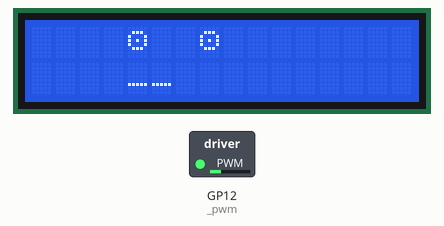
Recording of a program running on a simulated Raspberry Pi Pico running MicroPython. Shown: 16×2 character LCD, switched loads named in the program (green lamp = pin HIGH). Pins used as bus, display or sensor lines are not drawn.

Above: at 0.2 s.
At 1.69 s:
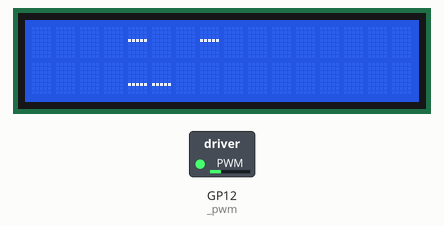
At 2.75 s:
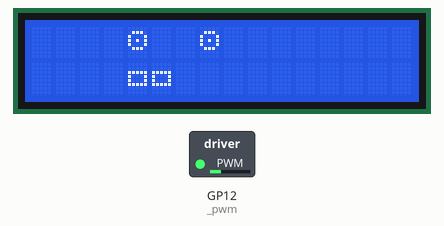
At 4.0 s:
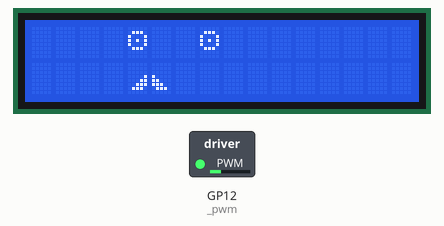

The program:

lcd_robot.py
```python
# -*- coding: utf-8 -*-
# Raspberry Pi Pico + 16x2 LCD(HD44780互換) 4bit直結
# 文字は出さず、カスタム文字だけで「動く顔」を表示する
#
# 配線:
#   LCD1 VSS->GND, LCD2 VDD->5V(VBUS)
#   LCD3 V0 <- RC出力 (GP12 --10kΩ--> V0, V0 --0.1µF(〜1µF可)--> GND)
#   LCD4 RS->GP2, LCD5 RW->GND, LCD6 E->GP3
#   LCD11 D4->GP6, LCD12 D5->GP7, LCD13 D6->GP8, LCD14 D7->GP9
#   LCD15 A->5V(必要なら100〜220Ω直列), LCD16 K->GND
#
# 注意:
#  - Picoは3.3Vロジック。RWを必ずGND固定にしてPicoへ5Vを戻さない。
#  - 4bitのビット割り当ては bit0->D4, bit1->D5, bit2->D6, bit3->D7。
#  - 文字列は一切表示しない（スペース以外のASCIIは送らない）。

from machine import Pin, PWM
import time

# ===== 調整用パラメータ =====
# 45% -> おおよそ0.9V。顔が薄い場合は60%まで段階的に上げる。
CONTRAST_PERCENT_DEFAULT = 45
CONTRAST_PERCENT_MAX = 60
PWM_FREQ_HZ = 100_000

# LCDピン割り当て（要求: GP13/14/15は使わない）
LCD_RS = 2
LCD_E  = 3
LCD_D4 = 6
LCD_D5 = 7
LCD_D6 = 8
LCD_D7 = 9
CONTRAST_PWM_PIN = 12

# 顔の表示位置（左目の開始カラム）
FACE_COL = 4         # 0..15
FACE_ROW_TOP = 0     # 目の行(上段)

# ===== HD44780 4bitドライバ =====
class HD44780:
    def __init__(self, rs, e, d4, d5, d6, d7, cols=16, rows=2):
        self.rs = rs if isinstance(rs, Pin) else Pin(rs, Pin.OUT)
        self.e  = e  if isinstance(e,  Pin) else Pin(e,  Pin.OUT)
        self.data = [
            d4 if isinstance(d4, Pin) else Pin(d4, Pin.OUT),  # D4
            d5 if isinstance(d5, Pin) else Pin(d5, Pin.OUT),  # D5
            d6 if isinstance(d6, Pin) else Pin(d6, Pin.OUT),  # D6
            d7 if isinstance(d7, Pin) else Pin(d7, Pin.OUT),  # D7
        ]
        for p in [self.rs, self.e] + self.data:
            p.init(Pin.OUT); p.value(0)
        self.cols = cols
        self.rows = rows
        self._row_offsets = [0x00, 0x40, 0x00 + cols, 0x40 + cols]
        self._init_lcd()

    @staticmethod
    def _delay_us(us): time.sleep_us(us)

    def _pulse_enable(self):
        self.e.value(0); self._delay_us(1)
        self.e.value(1); self._delay_us(1)   # >450ns
        self.e.value(0); self._delay_us(50)

    def _write4bits(self, nibble):
        # bit0->D4, bit1->D5, bit2->D6, bit3->D7
        for i, p in enumerate(self.data):
            p.value((nibble >> i) & 0x01)
        self._pulse_enable()

    def _send(self, value, rs_mode):
        self.rs.value(1 if rs_mode else 0)
        self._write4bits((value >> 4) & 0x0F)  # 上位4bit
        self._write4bits(value & 0x0F)         # 下位4bit

    def command(self, cmd): self._send(cmd, 0)
    def write(self, val):   self._send(val, 1)

    def clear(self): self.command(0x01); time.sleep_ms(2)
    def home(self):  self.command(0x02); time.sleep_ms(2)

    def set_cursor(self, col, row):
        if row >= self.rows: row = self.rows - 1
        addr = 0x80 | (col + self._row_offsets[row])
        self.command(addr)

    def display_on(self, on=True, cursor=False, blink=False):
        ctrl = 0x08 | (0x04 if on else 0) | (0x02 if cursor else 0) | (0x01 if blink else 0)
        self.command(ctrl)

    def create_char(self, location, bitmap5x8):
        """location: 0..7, bitmap5x8: 8行ぶんの5bit値(下位5bit使用)"""
        location &= 0x07
        self.command(0x40 | (location << 3))  # CGRAM
        for row in range(8):
            self.write(bitmap5x8[row] & 0x1F)
        self.set_cursor(0, 0)  # DDRAMへ戻す

    def _init_lcd(self):
        time.sleep_ms(50)
        self.rs.value(0); self.e.value(0)
        # 4bitへ
        self._write4bits(0x03); time.sleep_ms(5)
        self._write4bits(0x03); self._delay_us(150)
        self._write4bits(0x03); self._delay_us(150)
        self._write4bits(0x02)
        # Function set: 4bit, 2line, 5x8
        self.command(0x28)
        self.command(0x08)   # display off
        self.clear()
        self.command(0x06)   # entry mode
        self.display_on(True, False, False)

# ===== コントラスト(PWM) =====
_pwm = PWM(Pin(CONTRAST_PWM_PIN))
_pwm.freq(PWM_FREQ_HZ)
def set_contrast_percent(percent):
    if percent < 0: percent = 0
    if percent > 100: percent = 100
    max_percent = float(CONTRAST_PERCENT_MAX)
    duty = int((percent * max_percent / 100.0) * 65535.0 / 100.0)
    _pwm.duty_u16(duty)

# ===== 顔アニメ（カスタム文字のみ）=====
def _row(bits):
    if isinstance(bits, str):
        bits = bits.replace('.', '0').replace('#', '1')
        return int(bits[:5], 2) & 0x1F
    return int(bits) & 0x1F

def eye_open(pupil="center"):
    base = [
        _row("00000"),
        _row("01110"),
        _row("10001"),
        _row("10001"),
        _row("10001"),
        _row("01110"),
        _row("00000"),
        _row("00000"),
    ]
    if pupil == "left":   base[3] |= _row("00010")
    elif pupil == "right":base[3] |= _row("01000")
    else:                 base[3] |= _row("00100")
    return base

def eye_closed():
    return [
        _row("00000"),
        _row("00000"),
        _row("00000"),
        _row("11111"),
        _row("00000"),
        _row("00000"),
        _row("00000"),
        _row("00000"),
    ]

def mouth_neutral_left():
    return [
        _row("00000"),
        _row("00000"),
        _row("00000"),
        _row("00000"),
        _row("00000"),
        _row("11111"),
        _row("00000"),
        _row("00000"),
    ]

def mouth_neutral_right(): return mouth_neutral_left()

def mouth_open_left():
    return [
        _row("00000"),
        _row("00000"),
        _row("11111"),
        _row("10001"),
        _row("10001"),
        _row("11111"),
        _row("00000"),
        _row("00000"),
    ]

def mouth_open_right(): return mouth_open_left()

def mouth_smile_left():
    return [
        _row("00000"),
        _row("00000"),
        _row("00000"),
        _row("00001"),
        _row("00011"),
        _row("00111"),
        _row("01110"),
        _row("00000"),
    ]

def mouth_smile_right():
    return [
        _row("00000"),
        _row("00000"),
        _row("00000"),
        _row("10000"),
        _row("11000"),
        _row("11100"),
        _row("01110"),
        _row("00000"),
    ]

class FaceAnimator:
    # CGRAMスロット
    EYE_L, EYE_R, MOUTH_L, MOUTH_R = 0, 1, 2, 3

    def __init__(self, lcd, col=FACE_COL, row_top=FACE_ROW_TOP):
        self.lcd = lcd
        self.col = col
        self.row_top = row_top
        self.row_bottom = row_top + 1
        self._init_slots()
        self._draw_face()

    def _init_slots(self):
        self.lcd.create_char(self.EYE_L, eye_open("center"))
        self.lcd.create_char(self.EYE_R, eye_open("center"))
        self.lcd.create_char(self.MOUTH_L, mouth_neutral_left())
        self.lcd.create_char(self.MOUTH_R, mouth_neutral_right())

    def _draw_face(self):
        # 目（中央2マス空ける）※空白はスペース=表示なし
        self.lcd.set_cursor(self.col, self.row_top)
        self.lcd.write(self.EYE_L)
        self.lcd.write(0x20)  # space
        self.lcd.write(0x20)  # space
        self.lcd.write(self.EYE_R)
        # 口（下段2マス）
        self.lcd.set_cursor(self.col, self.row_bottom)
        self.lcd.write(self.MOUTH_L)
        self.lcd.write(self.MOUTH_R)

    # 表情制御（文字は使わない）
    def eyes(self, where="center"):
        if where == "blink":
            self.lcd.create_char(self.EYE_L, eye_closed())
            self.lcd.create_char(self.EYE_R, eye_closed())
        else:
            self.lcd.create_char(self.EYE_L, eye_open(where))
            self.lcd.create_char(self.EYE_R, eye_open(where))

    def mouth(self, shape="neutral"):
        if shape == "open":
            self.lcd.create_char(self.MOUTH_L, mouth_open_left())
            self.lcd.create_char(self.MOUTH_R, mouth_open_right())
        elif shape == "smile":
            self.lcd.create_char(self.MOUTH_L, mouth_smile_left())
            self.lcd.create_char(self.MOUTH_R, mouth_smile_right())
        else:
            self.lcd.create_char(self.MOUTH_L, mouth_neutral_left())
            self.lcd.create_char(self.MOUTH_R, mouth_neutral_right())

    # アニメーション
    def animate_blink(self, dt_open=1500, dt_close=120):
        time.sleep_ms(dt_open)
        self.eyes("blink"); time.sleep_ms(dt_close)
        self.eyes("center")

    def animate_lookaround(self, dwell=220):
        for pos in ("left", "center", "right", "center"):
            self.eyes(pos); time.sleep_ms(dwell)

    def animate_talk(self, beats=10, tempo_ms=110):
        for i in range(beats):
            self.mouth("open" if i % 2 == 0 else "neutral")
            time.sleep_ms(tempo_ms)
        self.mouth("neutral")

# ===== メイン =====
def main():
    lcd = HD44780(LCD_RS, LCD_E, LCD_D4, LCD_D5, LCD_D6, LCD_D7, cols=16, rows=2)
    set_contrast_percent(CONTRAST_PERCENT_DEFAULT)
    time.sleep_ms(10)
    lcd.clear()

    face = FaceAnimator(lcd, col=FACE_COL, row_top=FACE_ROW_TOP)

    try:
        while True:
            face.animate_blink(dt_open=1500, dt_close=120)
            face.animate_lookaround(dwell=220)
            face.animate_talk(beats=10, tempo_ms=110)
            face.mouth("smile"); time.sleep_ms(600); face.mouth("neutral")
    except KeyboardInterrupt:
        # 終了時も文字は出さない
        lcd.clear()

if __name__ == "__main__":
    main()
```

Measured:
- by itself, everything shown: repeats every 4.4 s, in 17 steps
- what the display in image 0 shows lasts 1.5 s, from 0.1 s to 1.6 s
- what the display in image 3 shows lasts 0.6 s, from 3.9 s to 4.5 s
